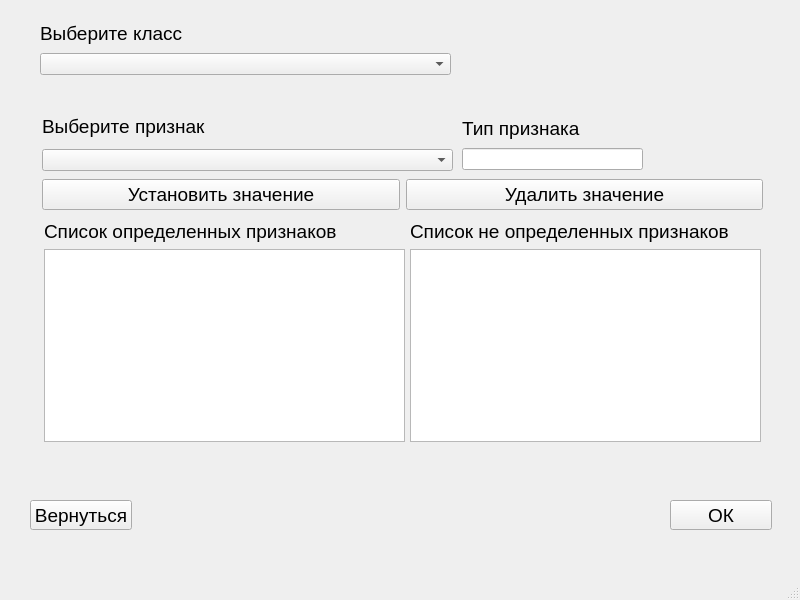
<?xml version="1.0" encoding="UTF-8"?>
<ui version="4.0">
 <class>classFeatureDefinition</class>
 <widget class="QMainWindow" name="classFeatureDefinition">
  <property name="geometry">
   <rect>
    <x>0</x>
    <y>0</y>
    <width>800</width>
    <height>600</height>
   </rect>
  </property>
  <property name="minimumSize">
   <size>
    <width>800</width>
    <height>600</height>
   </size>
  </property>
  <property name="maximumSize">
   <size>
    <width>800</width>
    <height>600</height>
   </size>
  </property>
  <property name="windowTitle">
   <string>Редактор знаний. Установка значений признаков</string>
  </property>
  <widget class="QWidget" name="centralwidget">
   <widget class="QWidget" name="layoutWidget">
    <property name="geometry">
     <rect>
      <x>40</x>
      <y>20</y>
      <width>411</width>
      <height>55</height>
     </rect>
    </property>
    <layout class="QVBoxLayout" name="verticalLayout">
     <item>
      <widget class="QLabel" name="label">
       <property name="font">
        <font>
         <pointsize>14</pointsize>
        </font>
       </property>
       <property name="text">
        <string>Выберите класс</string>
       </property>
      </widget>
     </item>
     <item>
      <widget class="QComboBox" name="comboBox_classChoose_classFeatureDefinition"/>
     </item>
    </layout>
   </widget>
   <widget class="QPushButton" name="button_goBack_classFeatureDefinition">
    <property name="geometry">
     <rect>
      <x>30</x>
      <y>500</y>
      <width>102</width>
      <height>30</height>
     </rect>
    </property>
    <property name="font">
     <font>
      <pointsize>14</pointsize>
     </font>
    </property>
    <property name="text">
     <string>Вернуться</string>
    </property>
   </widget>
   <widget class="QPushButton" name="button_ok_classFeatureDefinition">
    <property name="geometry">
     <rect>
      <x>670</x>
      <y>500</y>
      <width>102</width>
      <height>30</height>
     </rect>
    </property>
    <property name="font">
     <font>
      <pointsize>14</pointsize>
     </font>
    </property>
    <property name="text">
     <string>ОК</string>
    </property>
   </widget>
   <widget class="QWidget" name="layoutWidget">
    <property name="geometry">
     <rect>
      <x>410</x>
      <y>220</y>
      <width>351</width>
      <height>222</height>
     </rect>
    </property>
    <layout class="QVBoxLayout" name="verticalLayout_2">
     <item>
      <widget class="QLabel" name="label_7">
       <property name="font">
        <font>
         <pointsize>14</pointsize>
        </font>
       </property>
       <property name="text">
        <string>Список не определенных признаков</string>
       </property>
      </widget>
     </item>
     <item>
      <widget class="QTextEdit" name="text_featureUnset_classFeatureDefinition">
       <property name="readOnly">
        <bool>true</bool>
       </property>
      </widget>
     </item>
    </layout>
   </widget>
   <widget class="QWidget" name="layoutWidget">
    <property name="geometry">
     <rect>
      <x>44</x>
      <y>220</y>
      <width>361</width>
      <height>222</height>
     </rect>
    </property>
    <layout class="QVBoxLayout" name="verticalLayout_3">
     <item>
      <widget class="QLabel" name="label_6">
       <property name="font">
        <font>
         <pointsize>14</pointsize>
        </font>
       </property>
       <property name="text">
        <string>Список определенных признаков</string>
       </property>
      </widget>
     </item>
     <item>
      <widget class="QTextEdit" name="text_featureSetted_classFeatureDefinition">
       <property name="readOnly">
        <bool>true</bool>
       </property>
      </widget>
     </item>
    </layout>
   </widget>
   <widget class="QWidget" name="layoutWidget">
    <property name="geometry">
     <rect>
      <x>42</x>
      <y>110</y>
      <width>411</width>
      <height>61</height>
     </rect>
    </property>
    <layout class="QVBoxLayout" name="verticalLayout_6">
     <item>
      <widget class="QLabel" name="label_5">
       <property name="font">
        <font>
         <pointsize>14</pointsize>
        </font>
       </property>
       <property name="text">
        <string>Выберите признак</string>
       </property>
      </widget>
     </item>
     <item>
      <widget class="QComboBox" name="comboBox_featureChoose_classFeatureDefinition"/>
     </item>
    </layout>
   </widget>
   <widget class="QWidget" name="layoutWidget">
    <property name="geometry">
     <rect>
      <x>462</x>
      <y>115</y>
      <width>181</width>
      <height>55</height>
     </rect>
    </property>
    <layout class="QVBoxLayout" name="verticalLayout_4">
     <item>
      <widget class="QLabel" name="label_3">
       <property name="font">
        <font>
         <pointsize>14</pointsize>
        </font>
       </property>
       <property name="text">
        <string>Тип признака</string>
       </property>
      </widget>
     </item>
     <item>
      <widget class="QLineEdit" name="line_featureType_classFeatureDefinition">
       <property name="readOnly">
        <bool>true</bool>
       </property>
      </widget>
     </item>
    </layout>
   </widget>
   <widget class="QWidget" name="">
    <property name="geometry">
     <rect>
      <x>42</x>
      <y>174</y>
      <width>721</width>
      <height>41</height>
     </rect>
    </property>
    <layout class="QHBoxLayout" name="horizontalLayout">
     <item>
      <widget class="QPushButton" name="button_featureSet_classFeatureDefinition_2">
       <property name="font">
        <font>
         <pointsize>14</pointsize>
        </font>
       </property>
       <property name="text">
        <string>Установить значение</string>
       </property>
      </widget>
     </item>
     <item>
      <widget class="QPushButton" name="button_featureUnSet_classFeatureDefinition">
       <property name="font">
        <font>
         <pointsize>14</pointsize>
        </font>
       </property>
       <property name="text">
        <string>Удалить значение</string>
       </property>
      </widget>
     </item>
    </layout>
   </widget>
  </widget>
  <widget class="QMenuBar" name="menubar">
   <property name="geometry">
    <rect>
     <x>0</x>
     <y>0</y>
     <width>800</width>
     <height>22</height>
    </rect>
   </property>
  </widget>
  <widget class="QStatusBar" name="statusbar"/>
 </widget>
 <resources/>
 <connections/>
</ui>
